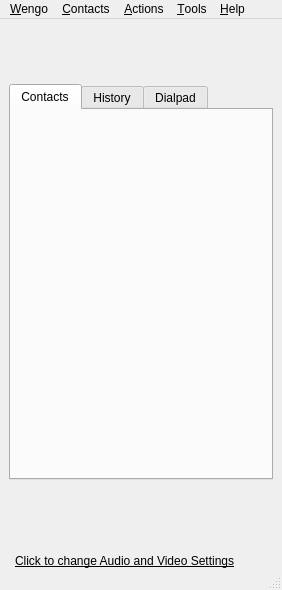
<ui version="4.0" >
 <author></author>
 <comment></comment>
 <exportmacro></exportmacro>
 <class>WengoPhoneWindow</class>
 <widget class="QMainWindow" name="WengoPhoneWindow" >
  <property name="geometry" >
   <rect>
    <x>0</x>
    <y>0</y>
    <width>282</width>
    <height>590</height>
   </rect>
  </property>
  <property name="windowTitle" >
   <string>WengoPhone</string>
  </property>
  <widget class="QWidget" name="centralWidget" >
   <property name="autoFillBackground" >
    <bool>true</bool>
   </property>
   <layout class="QGridLayout" >
    <property name="margin" >
     <number>0</number>
    </property>
    <property name="spacing" >
     <number>0</number>
    </property>
    <item row="2" column="0" >
     <widget class="QFrame" name="frame" >
      <property name="frameShape" >
       <enum>QFrame::NoFrame</enum>
      </property>
      <property name="frameShadow" >
       <enum>QFrame::Raised</enum>
      </property>
      <layout class="QGridLayout" >
       <property name="margin" >
        <number>9</number>
       </property>
       <property name="spacing" >
        <number>6</number>
       </property>
       <item row="1" column="0" >
        <widget class="QTabWidget" name="tabWidget" >
         <property name="autoFillBackground" >
          <bool>false</bool>
         </property>
         <widget class="QWidget" name="tabContactList" >
          <attribute name="title" >
           <string>Contacts</string>
          </attribute>
         </widget>
         <widget class="QWidget" name="tabHistory" >
          <attribute name="title" >
           <string>History</string>
          </attribute>
         </widget>
         <widget class="QWidget" name="tabDialpad" >
          <attribute name="title" >
           <string>Dialpad</string>
          </attribute>
         </widget>
        </widget>
       </item>
      </layout>
     </widget>
    </item>
    <item row="3" column="0" >
     <widget class="QFrame" name="callBarFrame" >
      <property name="minimumSize" >
       <size>
        <width>16</width>
        <height>65</height>
       </size>
      </property>
      <property name="maximumSize" >
       <size>
        <width>16777215</width>
        <height>65</height>
       </size>
      </property>
      <property name="frameShape" >
       <enum>QFrame::NoFrame</enum>
      </property>
      <property name="frameShadow" >
       <enum>QFrame::Raised</enum>
      </property>
     </widget>
    </item>
    <item row="0" column="0" >
     <widget class="QFrame" name="iconBar" >
      <property name="maximumSize" >
       <size>
        <width>300</width>
        <height>16777215</height>
       </size>
      </property>
      <property name="autoFillBackground" >
       <bool>false</bool>
      </property>
      <layout class="QGridLayout" >
       <property name="margin" >
        <number>9</number>
       </property>
       <property name="spacing" >
        <number>6</number>
       </property>
       <item row="0" column="1" >
        <widget class="QPushButton" name="findContactButton" >
         <property name="minimumSize" >
          <size>
           <width>38</width>
           <height>38</height>
          </size>
         </property>
         <property name="maximumSize" >
          <size>
           <width>38</width>
           <height>38</height>
          </size>
         </property>
         <property name="toolTip" >
          <string>Search for a contact</string>
         </property>
         <property name="icon" >
          <iconset resource="wengophone.qrc" >:/pics/iconbar/search_contact.png</iconset>
         </property>
         <property name="iconSize" >
          <size>
           <width>32</width>
           <height>32</height>
          </size>
         </property>
         <property name="flat" >
          <bool>true</bool>
         </property>
        </widget>
       </item>
       <item row="0" column="4" >
        <widget class="QPushButton" name="sendSmsButton" >
         <property name="minimumSize" >
          <size>
           <width>38</width>
           <height>38</height>
          </size>
         </property>
         <property name="maximumSize" >
          <size>
           <width>38</width>
           <height>38</height>
          </size>
         </property>
         <property name="toolTip" >
          <string>Sends a SMS</string>
         </property>
         <property name="icon" >
          <iconset resource="wengophone.qrc" >:/pics/iconbar/sms.png</iconset>
         </property>
         <property name="iconSize" >
          <size>
           <width>32</width>
           <height>32</height>
          </size>
         </property>
         <property name="flat" >
          <bool>true</bool>
         </property>
        </widget>
       </item>
       <item row="0" column="6" >
        <spacer>
         <property name="orientation" >
          <enum>Qt::Horizontal</enum>
         </property>
         <property name="sizeHint" >
          <size>
           <width>40</width>
           <height>20</height>
          </size>
         </property>
        </spacer>
       </item>
       <item row="0" column="2" >
        <widget class="QPushButton" name="startConferenceButton" >
         <property name="minimumSize" >
          <size>
           <width>38</width>
           <height>38</height>
          </size>
         </property>
         <property name="maximumSize" >
          <size>
           <width>38</width>
           <height>38</height>
          </size>
         </property>
         <property name="toolTip" >
          <string>Create a conference call</string>
         </property>
         <property name="icon" >
          <iconset resource="wengophone.qrc" >:/pics/iconbar/conference.png</iconset>
         </property>
         <property name="iconSize" >
          <size>
           <width>32</width>
           <height>32</height>
          </size>
         </property>
         <property name="flat" >
          <bool>true</bool>
         </property>
        </widget>
       </item>
       <item row="0" column="5" >
        <widget class="QPushButton" name="webcamButton" >
         <property name="minimumSize" >
          <size>
           <width>38</width>
           <height>38</height>
          </size>
         </property>
         <property name="maximumSize" >
          <size>
           <width>38</width>
           <height>38</height>
          </size>
         </property>
         <property name="toolTip" >
          <string>Enable/disable video calls</string>
         </property>
         <property name="icon" >
          <iconset resource="wengophone.qrc" >:/pics/iconbar/webcam.png</iconset>
         </property>
         <property name="iconSize" >
          <size>
           <width>32</width>
           <height>32</height>
          </size>
         </property>
         <property name="flat" >
          <bool>true</bool>
         </property>
        </widget>
       </item>
       <item row="0" column="0" >
        <widget class="QPushButton" name="addContactButton" >
         <property name="minimumSize" >
          <size>
           <width>38</width>
           <height>38</height>
          </size>
         </property>
         <property name="maximumSize" >
          <size>
           <width>38</width>
           <height>38</height>
          </size>
         </property>
         <property name="toolTip" >
          <string>Add a contact</string>
         </property>
         <property name="icon" >
          <iconset resource="wengophone.qrc" >:/pics/iconbar/add_contact.png</iconset>
         </property>
         <property name="iconSize" >
          <size>
           <width>32</width>
           <height>32</height>
          </size>
         </property>
         <property name="flat" >
          <bool>true</bool>
         </property>
        </widget>
       </item>
       <item row="0" column="3" >
        <widget class="QPushButton" name="openChatWindowButton" >
         <property name="minimumSize" >
          <size>
           <width>38</width>
           <height>38</height>
          </size>
         </property>
         <property name="maximumSize" >
          <size>
           <width>38</width>
           <height>38</height>
          </size>
         </property>
         <property name="toolTip" >
          <string>Open the chat window</string>
         </property>
         <property name="text" >
          <string/>
         </property>
         <property name="icon" >
          <iconset resource="wengophone.qrc" >:/pics/iconbar/iconBarchat.png</iconset>
         </property>
         <property name="iconSize" >
          <size>
           <width>38</width>
           <height>38</height>
          </size>
         </property>
         <property name="flat" >
          <bool>true</bool>
         </property>
        </widget>
       </item>
      </layout>
     </widget>
    </item>
    <item row="5" column="0" >
     <widget class="QStackedWidget" name="configPanel" >
      <property name="sizePolicy" >
       <sizepolicy>
        <hsizetype>5</hsizetype>
        <vsizetype>0</vsizetype>
        <horstretch>0</horstretch>
        <verstretch>0</verstretch>
       </sizepolicy>
      </property>
      <property name="currentIndex" >
       <number>0</number>
      </property>
      <widget class="QWidget" name="page" />
     </widget>
    </item>
    <item row="4" column="0" >
     <widget class="QLabel" name="configPanelLabel" >
      <property name="text" >
       <string>&lt;u>Click to change Audio and Video Settings&lt;/u></string>
      </property>
      <property name="indent" >
       <number>15</number>
      </property>
     </widget>
    </item>
    <item row="1" column="0" >
     <widget class="QStackedWidget" name="profileBar" >
      <property name="sizePolicy" >
       <sizepolicy>
        <hsizetype>5</hsizetype>
        <vsizetype>0</vsizetype>
        <horstretch>0</horstretch>
        <verstretch>0</verstretch>
       </sizepolicy>
      </property>
      <property name="currentIndex" >
       <number>0</number>
      </property>
      <widget class="QWidget" name="page" />
     </widget>
    </item>
   </layout>
  </widget>
  <widget class="QMenuBar" name="menuBar" >
   <property name="geometry" >
    <rect>
     <x>0</x>
     <y>0</y>
     <width>282</width>
     <height>21</height>
    </rect>
   </property>
   <widget class="QMenu" name="menuActions" >
    <property name="title" >
     <string>&amp;Actions</string>
    </property>
    <addaction name="actionSendSms" />
    <addaction name="actionForward_incoming_calls" />
    <addaction name="separator" />
    <addaction name="actionCreateConferenceCall" />
   </widget>
   <widget class="QMenu" name="menuHelp" >
    <property name="title" >
     <string>&amp;Help</string>
    </property>
    <addaction name="actionShowForum" />
    <addaction name="actionFaq" />
    <addaction name="separator" />
    <addaction name="actionShowAbout" />
   </widget>
   <widget class="QMenu" name="menuTools" >
    <property name="title" >
     <string>&amp;Tools</string>
    </property>
    <widget class="QMenu" name="menuType_Here" >
     <property name="title" >
      <string>Type Here</string>
     </property>
    </widget>
    <widget class="QMenu" name="menuClearHistory" >
     <property name="title" >
      <string>Clear &amp;History</string>
     </property>
     <addaction name="actionOutgoingCalls" />
     <addaction name="actionIncomingCalls" />
     <addaction name="actionMissedCalls" />
     <addaction name="actionChatSessions" />
     <addaction name="actionSMS" />
     <addaction name="separator" />
     <addaction name="actionAll" />
    </widget>
    <addaction name="actionIMAccountSettings" />
    <addaction name="actionConfiguration" />
    <addaction name="separator" />
    <addaction name="menuClearHistory" />
   </widget>
   <widget class="QMenu" name="menuFile" >
    <property name="title" >
     <string>&amp;Wengo</string>
    </property>
    <widget class="QMenu" name="menuClear_History2" >
     <property name="title" >
      <string>Clear History</string>
     </property>
    </widget>
    <widget class="QMenu" name="menuHide_Show2" >
     <property name="title" >
      <string>Hide / Show</string>
     </property>
     <addaction name="separator" />
     <addaction name="separator" />
    </widget>
    <addaction name="actionShowWengoAccount" />
    <addaction name="actionEditMyProfile" />
    <addaction name="separator" />
    <addaction name="actionCallOutService" />
    <addaction name="separator" />
    <addaction name="actionOpenWengoAccount" />
    <addaction name="separator" />
    <addaction name="actionClose" />
   </widget>
   <widget class="QMenu" name="menuContacts" >
    <property name="title" >
     <string>&amp;Contacts</string>
    </property>
    <widget class="QMenu" name="menuHideShow" >
     <property name="title" >
      <string>Sort contacts</string>
     </property>
     <addaction name="actionSortAlphabetically" />
     <addaction name="actionBy_presence" />
     <addaction name="actionBy_media" />
     <addaction name="actionBy_protocol" />
    </widget>
    <addaction name="actionAddContact" />
    <addaction name="actionSearchWengoUsers" />
    <addaction name="actionManage_blocked_contacts" />
    <addaction name="separator" />
    <addaction name="actionShow_contact_groups" />
    <addaction name="actionHideContactsOffline" />
   </widget>
   <addaction name="menuFile" />
   <addaction name="menuContacts" />
   <addaction name="menuActions" />
   <addaction name="menuTools" />
   <addaction name="menuHelp" />
  </widget>
  <widget class="QStatusBar" name="statusBar" >
   <property name="geometry" >
    <rect>
     <x>0</x>
     <y>571</y>
     <width>282</width>
     <height>19</height>
    </rect>
   </property>
  </widget>
  <action name="actionShowWengoAccount" >
   <property name="text" >
    <string>View My &amp;Wengo Account</string>
   </property>
  </action>
  <action name="actionOpenWengoAccount" >
   <property name="text" >
    <string>&amp;Open Another Wengo Account</string>
   </property>
  </action>
  <action name="actionClose" >
   <property name="text" >
    <string>&amp;Close</string>
   </property>
  </action>
  <action name="actionShowForum" >
   <property name="text" >
    <string>&amp;Forum</string>
   </property>
  </action>
  <action name="actionShowHelp" >
   <property name="text" >
    <string>Help</string>
   </property>
  </action>
  <action name="actionShowAbout" >
   <property name="text" >
    <string>&amp;About</string>
   </property>
  </action>
  <action name="actionAddContact" >
   <property name="text" >
    <string>&amp;Add Contact</string>
   </property>
  </action>
  <action name="actionConfiguration" >
   <property name="text" >
    <string>&amp;Configuration</string>
   </property>
  </action>
  <action name="actionSendSms" >
   <property name="text" >
    <string>&amp;Send a short text message (SMS)</string>
   </property>
  </action>
  <action name="actionSetLogin" >
   <property name="text" >
    <string>Set login</string>
   </property>
  </action>
  <action name="actionAdvancedConfiguration" >
   <property name="text" >
    <string>&amp;Advanced Configuration</string>
   </property>
  </action>
  <action name="actionEditMyProfile" >
   <property name="text" >
    <string>Edit My &amp;Profile</string>
   </property>
  </action>
  <action name="actionCreateConferenceCall" >
   <property name="text" >
    <string>Create Conference C&amp;all</string>
   </property>
  </action>
  <action name="actionFaq" >
   <property name="text" >
    <string>&amp;Wiki / Faq</string>
   </property>
  </action>
  <action name="actionBuyCallOutCredits" >
   <property name="text" >
    <string>Buy call-out credits</string>
   </property>
  </action>
  <action name="actionCallOutService" >
   <property name="text" >
    <string>&amp;Learn more about Wengo Services</string>
   </property>
  </action>
  <action name="actionSms" >
   <property name="text" >
    <string>&amp;Short text messages (SMS)</string>
   </property>
  </action>
  <action name="actionVoiceMail" >
   <property name="text" >
    <string>&amp;Voicemail </string>
   </property>
  </action>
  <action name="actionViewToolbar" >
   <property name="text" >
    <string>View &amp;Toolbar</string>
   </property>
  </action>
  <action name="actionViewAddressbar" >
   <property name="text" >
    <string>View &amp;Addressbar</string>
   </property>
  </action>
  <action name="actionViewDialpad" >
   <property name="text" >
    <string>View &amp;Dialpad</string>
   </property>
  </action>
  <action name="actionHideContactsOffline" >
   <property name="text" >
    <string>Show / Hide &amp;Contacts Offline</string>
   </property>
  </action>
  <action name="actionShowContactGroups" >
   <property name="text" >
    <string>Show Contact &amp;Groups</string>
   </property>
  </action>
  <action name="actionIMAccountSettings" >
   <property name="text" >
    <string>Instant Messaging Accounts</string>
   </property>
  </action>
  <action name="actionOutgoingCalls" >
   <property name="text" >
    <string>&amp;Outgoing Calls</string>
   </property>
  </action>
  <action name="actionIncomingCalls" >
   <property name="text" >
    <string>&amp;Incoming Calls</string>
   </property>
  </action>
  <action name="actionMissedCalls" >
   <property name="text" >
    <string>&amp;Missed Calls</string>
   </property>
  </action>
  <action name="actionChatSessions" >
   <property name="text" >
    <string>&amp;Chat Sessions</string>
   </property>
  </action>
  <action name="actionSMS" >
   <property name="text" >
    <string>Short text messages (SMS)</string>
   </property>
  </action>
  <action name="actionAll" >
   <property name="text" >
    <string>&amp;All</string>
   </property>
  </action>
  <action name="actionLogOff" >
   <property name="text" >
    <string>&amp;Log off</string>
   </property>
  </action>
  <action name="actionSearchWengoUsers" >
   <property name="text" >
    <string>&amp;Search for Wengo Users</string>
   </property>
  </action>
  <action name="actionCreateGroup" >
   <property name="text" >
    <string>Add a group</string>
   </property>
  </action>
  <action name="actionCreateChatConnference" >
   <property name="text" >
    <string>Create Conference C&amp;hat</string>
   </property>
  </action>
  <action name="actionShow_contact_groups" >
   <property name="text" >
    <string>Show contact groups</string>
   </property>
  </action>
  <action name="actionManage_blocked_contacts" >
   <property name="text" >
    <string>Manage blocked contacts</string>
   </property>
  </action>
  <action name="actionShow_hide_contacts_offline" >
   <property name="text" >
    <string>Show / hide contacts offline</string>
   </property>
  </action>
  <action name="actionSortAlphabetically" >
   <property name="text" >
    <string>alphabetically</string>
   </property>
  </action>
  <action name="actionBy_presence" >
   <property name="text" >
    <string>by presence</string>
   </property>
  </action>
  <action name="actionBy_media" >
   <property name="text" >
    <string>by media</string>
   </property>
  </action>
  <action name="actionBy_protocol" >
   <property name="text" >
    <string>by protocol</string>
   </property>
  </action>
  <action name="actionForward_incoming_calls" >
   <property name="text" >
    <string>Forward incoming calls</string>
   </property>
  </action>
  <action name="actionView_toolbar" >
   <property name="text" >
    <string>View toolbar</string>
   </property>
  </action>
  <action name="actionView_adressbar" >
   <property name="text" >
    <string>View adressbar</string>
   </property>
  </action>
  <action name="actionView_dialpad" >
   <property name="text" >
    <string>View dialpad</string>
   </property>
  </action>
  <action name="actionView_avatars_in_chat_window" >
   <property name="text" >
    <string>View avatars in chat window</string>
   </property>
  </action>
 </widget>
 <pixmapfunction></pixmapfunction>
 <tabstops>
  <tabstop>tabWidget</tabstop>
  <tabstop>addContactButton</tabstop>
  <tabstop>findContactButton</tabstop>
  <tabstop>startConferenceButton</tabstop>
  <tabstop>sendSmsButton</tabstop>
 </tabstops>
 <resources>
  <include location="wengophone.qrc" />
 </resources>
 <connections/>
</ui>
